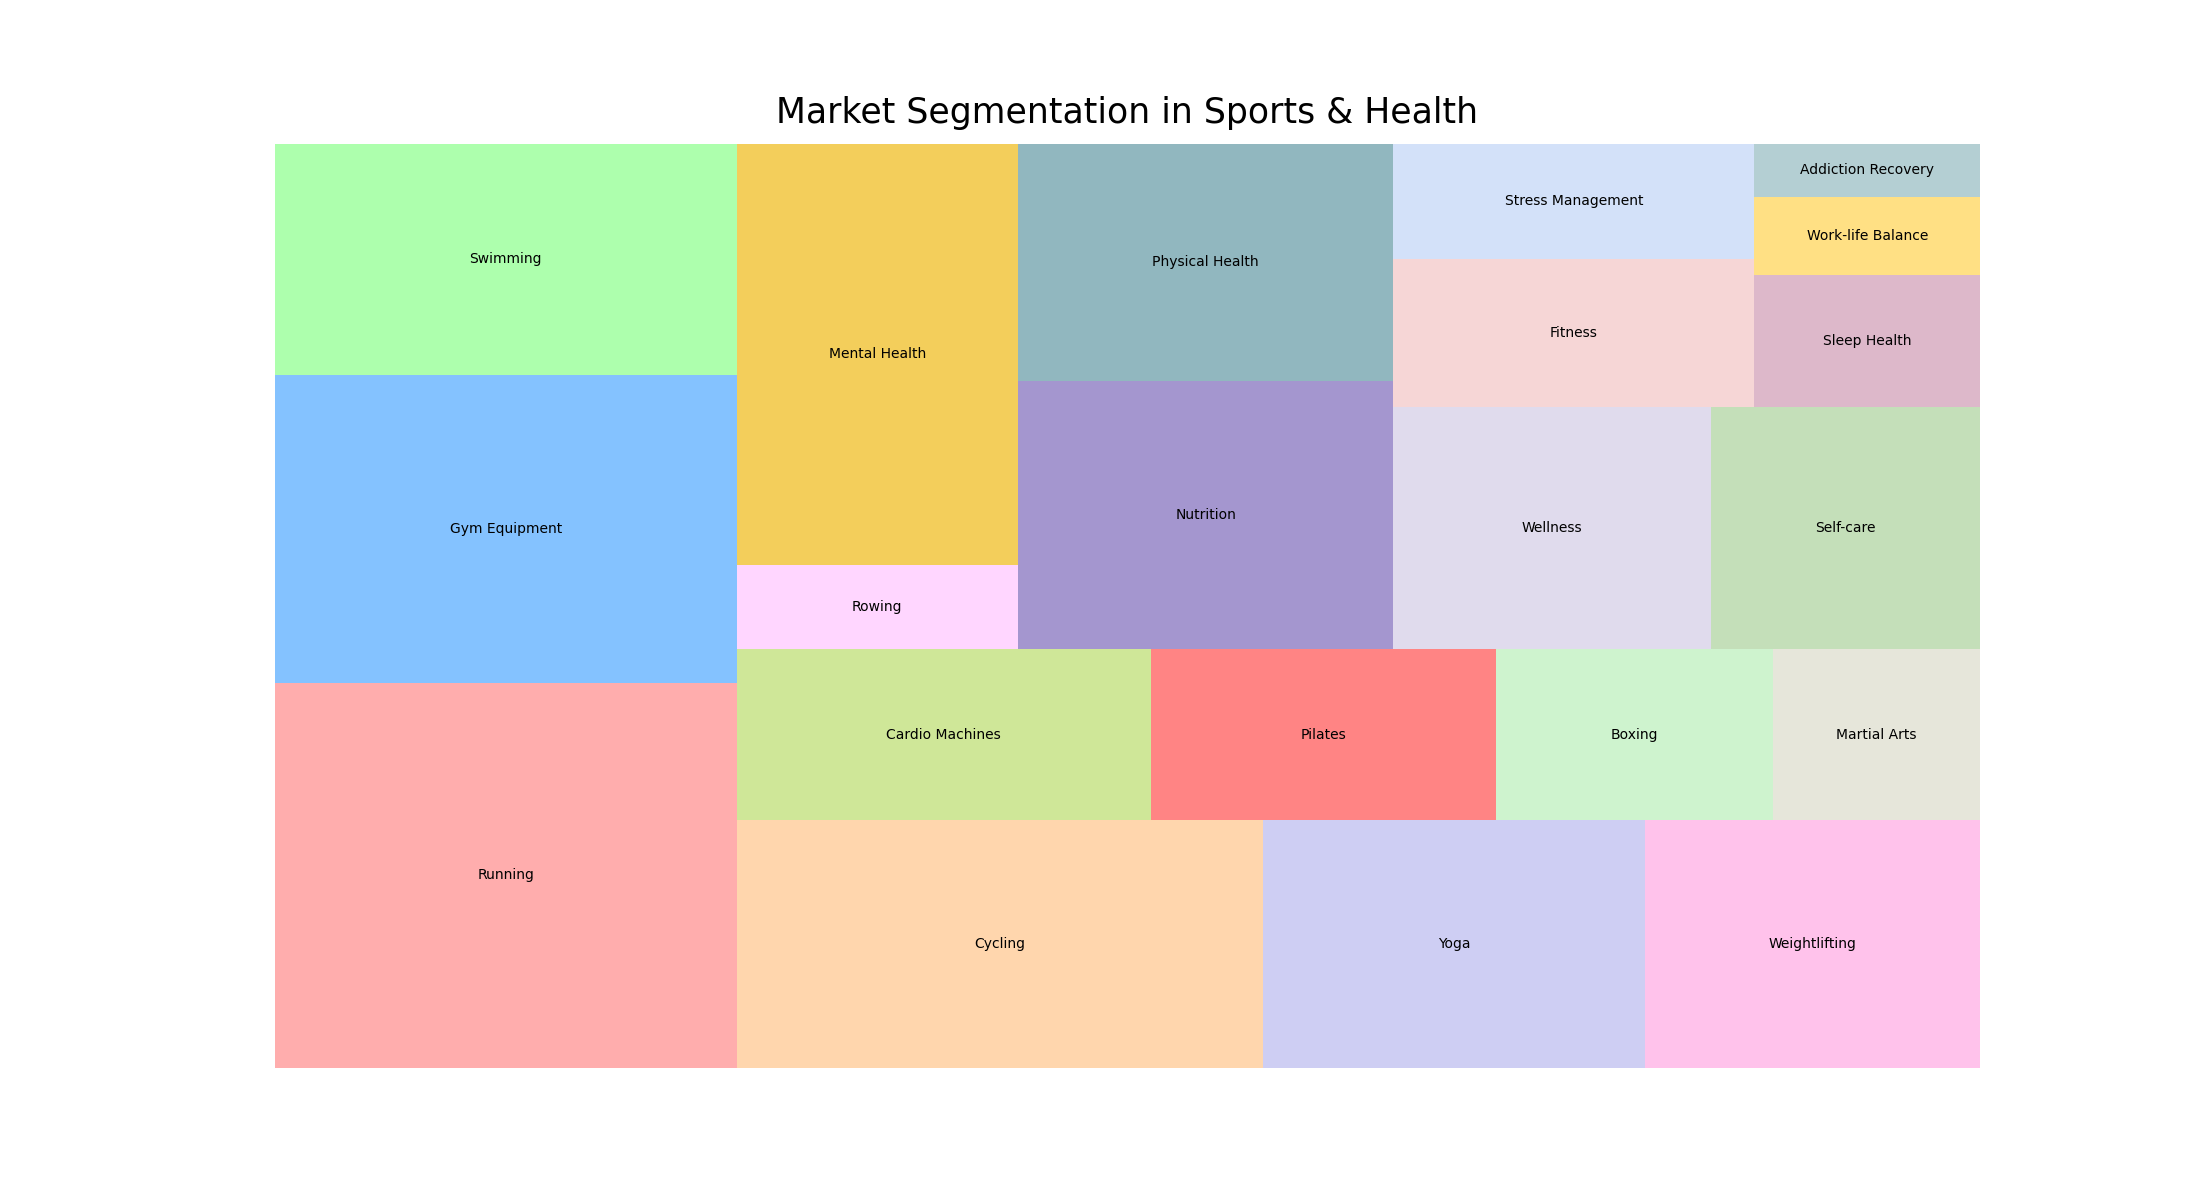

Here is the Python script that generated this plot:

import seaborn as sns
import pandas as pd
import matplotlib.pyplot as plt
import squarify

# Create a data frame with the updated data
df = pd.DataFrame({
    'topic': ['Sports & Fitness'] * 11 + ['Health & Psychology'] * 10,
    'sub_topic': ['Running', 'Gym Equipment', 'Swimming', 'Cycling', 'Yoga', 'Weightlifting', 'Cardio Machines', 'Pilates', 'Boxing', 'Martial Arts', 'Rowing', 'Mental Health', 'Nutrition', 'Physical Health', 'Wellness', 'Self-care', 'Fitness', 'Stress Management', 'Sleep Health', 'Work-life Balance', 'Addiction Recovery'],
    'value': [1500, 1200, 900, 1100, 800, 700, 600, 500, 400, 300, 200, 1000, 850, 750, 650, 550, 450, 350, 250, 150, 100]
})

# Create a color list with specific color codes for better clarity
colors = ['#ff9999', '#66b3ff', '#99ff99', '#ffcc99', '#c2c2f0', '#ffb3e6', '#c4e17f', '#ff6666', '#c2f0c2', '#e0e0d1', '#ffccff', '#f1c232', '#8e7cc3', '#76a5af', '#d9d2e9', '#b6d7a8', '#f4cccc', '#c9daf8', '#d5a6bd', '#ffd966', '#a2c4c9']

# Plot
plt.figure(figsize=(22, 12))
squarify.plot(sizes=df['value'], label=df['sub_topic'], color=colors, alpha=.8)
plt.title('Market Segmentation in Sports & Health', fontsize=25, pad=15)
plt.axis('off')
plt.show()
